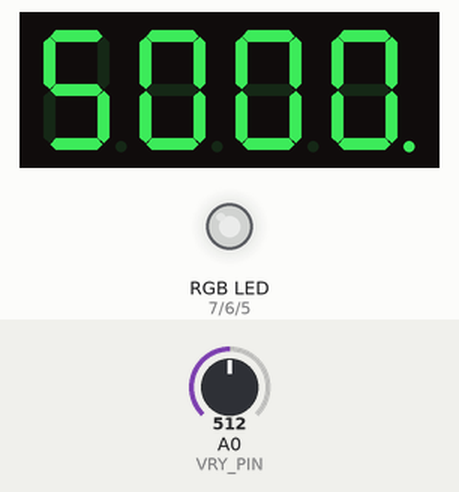
A sketch run on a simulated Arduino Mega 2560, built with avr-gcc and run on an emulated ATmega2560. Shown: 4-digit seven-segment display, an RGB LED mixed from three pins (HIGH = lit). The inputs (shaded band) are chosen by the test bench; at power-on: A0 (VRY_PIN) = 512. Dim RGB values are drawn brighter than linear; what the sketch prints to the serial monitor is not drawn.

Above: at 1.2 s.
1.3 s: A0 (VRY_PIN) set to 588
2.8 s: A0 (VRY_PIN) set to 607
At 4.45 s:
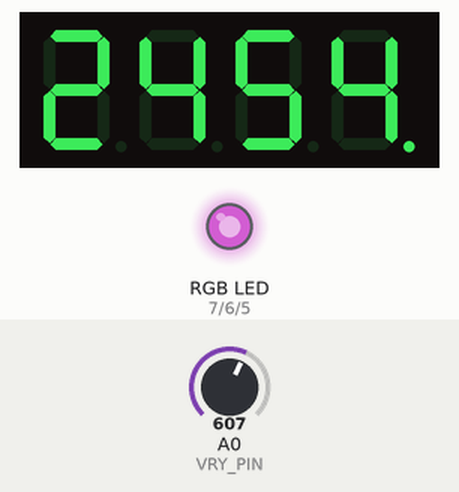
5.8 s: A0 (VRY_PIN) set to 417
At 6.4 s:
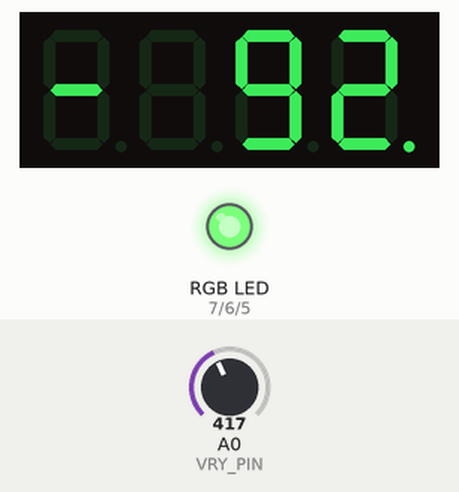
7.3 s: A0 (VRY_PIN) set to 385
At 7.45 s:
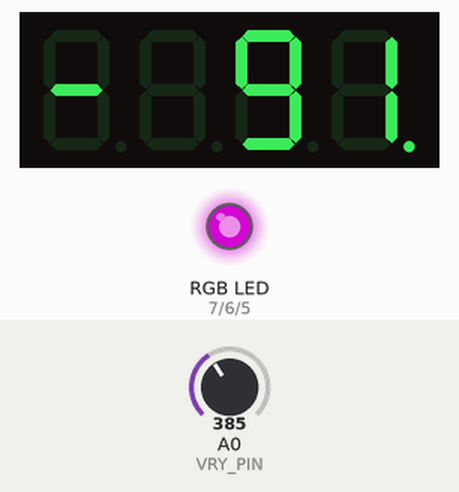
8.8 s: A0 (VRY_PIN) set to 716
At 10.2 s:
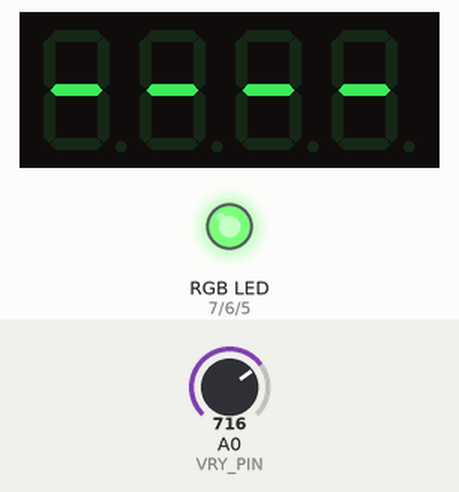
11.2 s: A0 (VRY_PIN) set to 309
At 14.14 s:
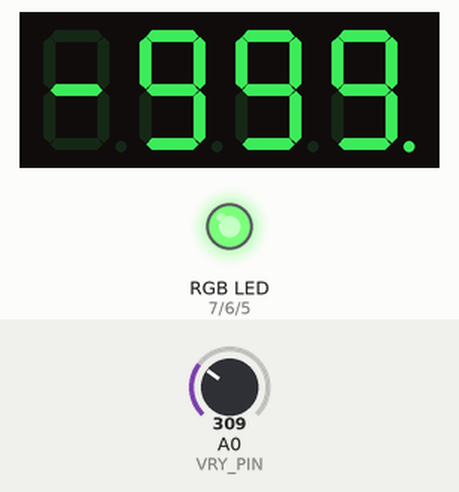
14.2 s: A0 (VRY_PIN) set to 283
At 16.25 s:
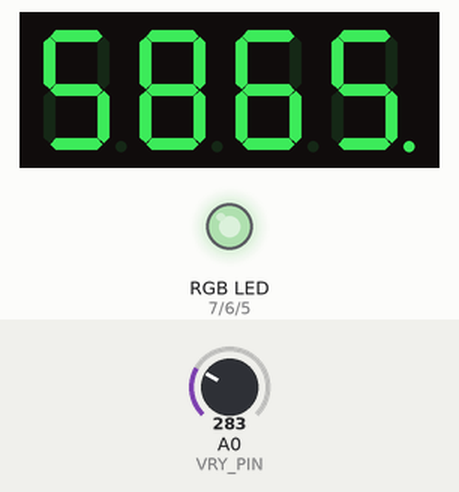
Timing chart, 0 to 18.2 s (numbered marks = the images above; inputs shaded):
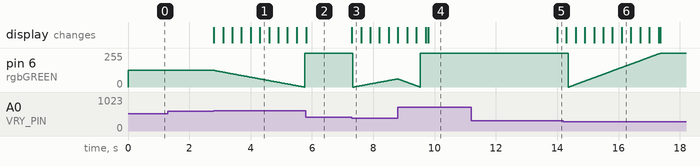

Measured:
- the behaviour switches between 598 and 599 on A0 (VRY_PIN) (found by bisection; images 0 and 1)
- the behaviour switches between 400 and 399 on A0 (VRY_PIN) (found by bisection; images 2 and 3)
- the behaviour switches between 300 and 299 on A0 (VRY_PIN) (found by bisection; images 5 and 6)
- after the input at 1.3 s, every drawn part: stays the same
- after the input at 2.8 s, the display: first changes at once (image 1 shows a later state)
- after the input at 7.3 s, the display: changes at once (image 3)
- after the input at 11.2 s, the display: changes after 2.8 s (image 5)

The sketch:

proj1.ino
```cpp
// Code to make a joystick control digits on a seven segment display, along with the colour of an RGB LED
#define VRX_PIN A1
#define VRY_PIN A0
#include "SevSeg.h"

SevSeg sevseg;
//init variables
int xValue = 0;
int yValue = 0;//joystick

int Number = 5000;//starting segment number

int rgbRED = 7;//rgb led pins
int rgbGREEN = 6;
int rgbBLUE = 5;

void setup(){
  byte numDigits = 4;
  byte digitPins[] = {10, 11, 12, 13};
  byte segmentPins[] = {24, 26, 35, 39, 41, 22, 33, 37};//init pins

  pinMode(rgbRED, OUTPUT);
  pinMode(rgbGREEN, OUTPUT);
  pinMode(rgbBLUE, OUTPUT);

  bool resistorsOnSegments = true;
  bool updateWithDelaysIn = true;
  byte hardwareConfig = COMMON_CATHODE;

  sevseg.begin(hardwareConfig, numDigits, digitPins, segmentPins, resistorsOnSegments);
  sevseg.setBrightness(90);//begin sevseg display

  analogWrite(rgbRED, 124);
  analogWrite(rgbBLUE,124); //turn on rgb led

  Serial.begin(9600);
  Serial.println("Begun");
}

void loop(){
    yValue = analogRead(VRY_PIN);
    Number = Number + round(((499 + -(yValue)) / 100)); //simple way of making the number increase faster as you move the joystick further in one direction

    int rgbNumber = Number / 40;
    analogWrite(rgbGREEN, rgbNumber); //change rgb led to reflect number, Lower number goes white, Higher number goes lime

    sevseg.setNumber(Number, 0);
    sevseg.refreshDisplay(); //refresh sevseg display
}
```
